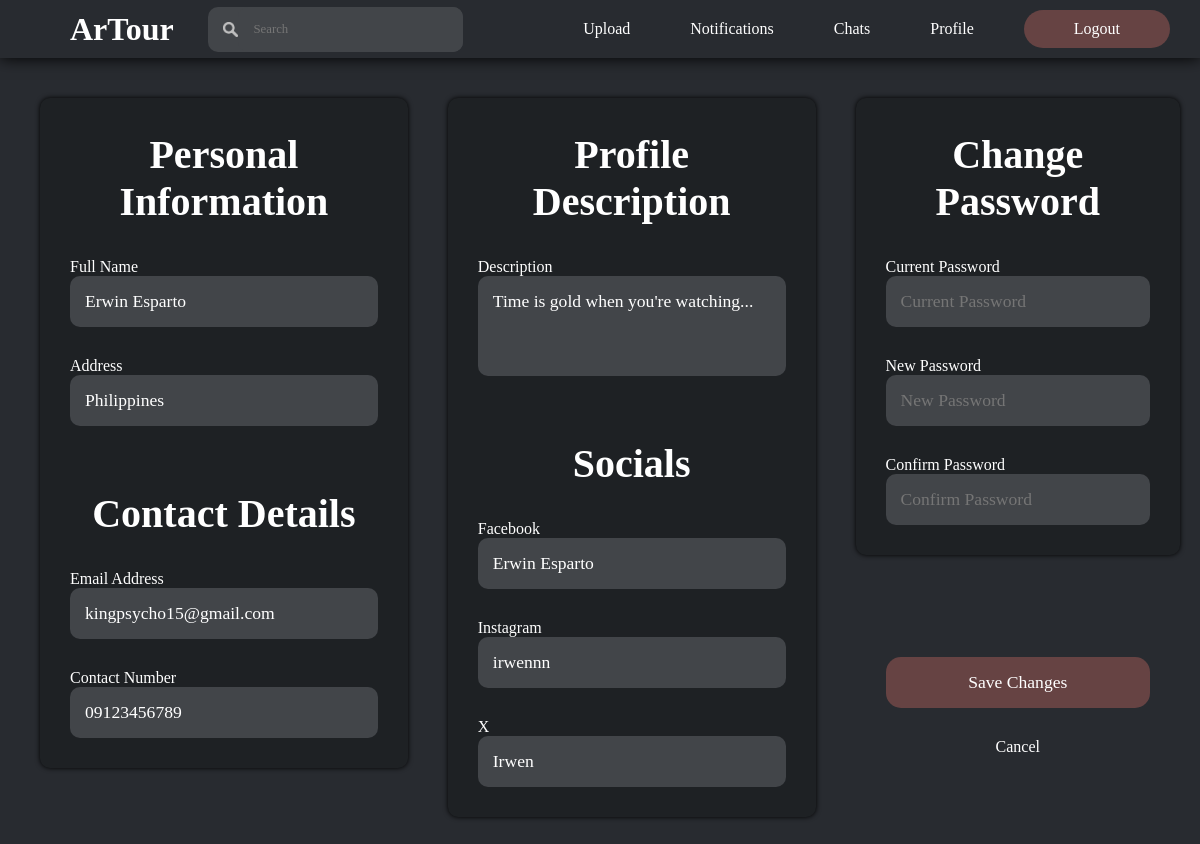
Screenshot of /html/editprofile.php (signed in) with the database file from the repository.
### tables this page shows
CREATE TABLE `users` (
  `profileId` int(11) NOT NULL,
  `profileType` int(11) NOT NULL,
  `profileName` varchar(255) NOT NULL,
  `profilePassword` varchar(255) NOT NULL,
  `profileDescription` varchar(255) NOT NULL,
  `profileAddress` varchar(255) NOT NULL,
  `profileEmail` varchar(255) NOT NULL,
  `profileNumber` varchar(11) NOT NULL,
  `profileFacebook` varchar(255) NOT NULL,
  `profileInstagram` varchar(255) NOT NULL,
  `profileX` varchar(255) NOT NULL,
  `profilePicture` varchar(255) NOT NULL,
  `dateCreated` date NOT NULL,
  `activeStatus` int(11) NOT NULL,
  `resetToken` varchar(64) DEFAULT NULL,
  `resetTokenExpire` datetime DEFAULT NULL,
  `verifyStatus` int(11) NOT NULL,
  `verifyToken` varchar(64) DEFAULT NULL,
  `verifyTokenExpire` varchar(64) DEFAULT NULL
);

### html/editprofile.php (the view, shortened to what this page needs)
<!DOCTYPE html>
<html lang="en">
<head>
    <link rel="stylesheet" href="../css/editprofile.css">
</head>
<body>
    <?php
        $DBHost = "localhost";
        $DBUser = "root";
        $DBPass = "";
        $DBName = "artourdb";
        $conn = mysqli_connect($DBHost, $DBUser, $DBPass, $DBName);
        $getUser = "SELECT * FROM users WHERE profileId='".$_SESSION['userId']."'";
        $result = mysqli_query($conn, $getUser);
        $account = mysqli_fetch_assoc($result);
    ?>
    <header>
        <div class="mainheader">
            <div class="logo">
                <h1> ArTour </h1>
            </div>
            <div class="search">
                <form action="search.php" method="POST">
                    <img src="../images/searchicon.png" alt="">
                    <input type="search" id="search" name="search" placeholder="Search">
                </form>
            </div>
            <div class="navigation">
                <nav class="sections">
                    <a href="uploadimage.php"> Upload </a>
                    <a href="notifications.php"> Notifications </a>
                    <a href="chats.php"> Chats </a>
                    <a href="profile.php"> Profile </a>
                    <a class="button" href="#divOne"> Logout </a>
                </nav>
            </div>
        </div>
    </header>
    <main>
        <section class="form">
            <form method="POST">
                <div class="column">
                    <h1> Personal Information </h1>
                    <label for="name">Full Name</label>
                    <input type="text" id="name" name="name" placeholder="Full Name" value="<?php echo $account['profileName']; ?>" required>
                    <label for="address">Address</label>
                    <input type="text" id="address" name="address" placeholder="Address" value="<?php echo $account['profileAddress']; ?>" required>
                    <h1> Contact Details </h1>
                    <label for="email">Email Address</label>
                    <input type="email" id="email" name="email" placeholder="Email Address" value="<?php echo $account['profileEmail']; ?>" required>
                    <label for="number">Contact Number</label>
                    <input type="text" id="number" name="number" placeholder="Contact Number" value="<?php echo $account['profileNumber']; ?>" required>
                </div>
                <div class="column">
                    <h1> Profile Description</h1>
                    <label for="description">Description</label>
                    <textarea id="description" name="description" placeholder="Type something..." ><?php echo $account['profileDescription']; ?></textarea>
                    <h1> Socials </h1>
                    <label for="facebook">Facebook</label>
                    <input type="text" id="facebook" name="facebook" placeholder="Facebook Account" value="<?php echo $account['profileFacebook']; ?>" required>
                    <label for="instagram">Instagram</label>
                    <input type="textarea" id="instagram" name="instagram" placeholder="Instagram Account" value="<?php echo $account['profileInstagram']; ?>"  required>
                    <label for="x">X</label>
                    <input type="textarea" id="x" name="x" placeholder="X Account" value="<?php echo $account['profileX']; ?>"  required>
                </div>
                <div class="saveColumn">
                    <div class="passwordColumn">
                        <h1> Change Password </h1>
                        <label for="current">Current Password</label>
                        <input type="password" id="current" name="current" placeholder="Current Password">
                        <label for="new">New Password</label>
                        <input type="password" id="new" name="new" minlength="8" placeholder="New Password">
                        <label for="confirm">Confirm Password</label>
                        <input type="password" id="confirm" name="confirm" minlength="8" placeholder="Confirm Password">
                    </div>
                    <div class="actions">
                        <input type="submit" name="submit" value="Save Changes">
                        <a class="return" href="profile.php"> Cancel </a>
                    </div>
                </div>
            </form>
        </section>
    </main>
</body>
</html>

### css/editprofile.css (style rules this page uses)
body { background-color: #282b30; background-size: cover; font-family: 'Century Gothic'; padding: 0; margin: 0; }
header { background-color: #282b30; display: flex; flex-direction: column; box-shadow: 0 0 15px black; width: 100%; position:sticky; top: 0; z-index: 99; }
.mainheader { display: flex; justify-content: space-between; align-items: center; }
.logo h1 { position:relative; left: 70px; color: white; margin: 0; }
.search { width: 20%; }
.search form { display: flex; align-items: center; flex-direction: row; background: #424549; border-radius: 10px; width: 100%; padding-left: 15px; }
.search form img { width: 15px; height: 15px; }
.search form input#search { background: #424549; padding: 15px; width: 100%; border: none; outline: none; box-sizing: border-box; font-family: "Century Gothic"; color: white; border-radius: 10px; margin: 0; font-size: 0.8em; }
.navigation { display: flex; flex-direction: row; }
nav { display: flex; align-items: center; }
main { background-size: cover; display: flex; justify-content: center; align-items: center; }
.form form { display: flex; flex-direction: row; margin: 20px; height: 90%; width: 90%; }
.form form h1 { font-size: 2.5em; color: white; text-align: center; }
.form form input, .form form textarea { background: #424549; padding: 15px; margin-bottom: 30px; width: 100%; border: none; outline: none; box-sizing: border-box; font-family: "Century Gothic"; font-size: 1.1em; color: white; border-radius: 10px; }
.form textarea { height: 100px; resize: none; }
.column, .passwordColumn, .actions { display: flex; flex-direction: column; justify-content: center; padding: 0px 80px; margin: 20px; height: 100%; background-color: #1e2124; color: white; box-shadow: 0px 0px 5px black; border-radius: 10px; width: 100%; }
.actions { background-color: transparent; box-shadow: 0px 0px 5px transparent; }
.saveColumn { display: flex; flex-direction: column; justify-content: center; }
.return { text-align: center; }
@media screen and (max-width: 1800px ) { .column, .passwordColumn, .actions { padding: 0px 30px; } }
@media screen and (max-width: 1800px ) { .column h1, .passwordColumn h1, .actions h1 { font-size: 1.3em; } }
@media screen and (max-width: 1800px ) { form input, form textarea { margin-bottom: 15px; } }

### rows the page displays
users: name "Erwin Esparto", address "Philippines", email "kingpsycho15@gmail.com", number "09123456789", description "Time is gold when you're watching...", facebook "Erwin Esparto", instagram "irwennn", x "Irwen"
